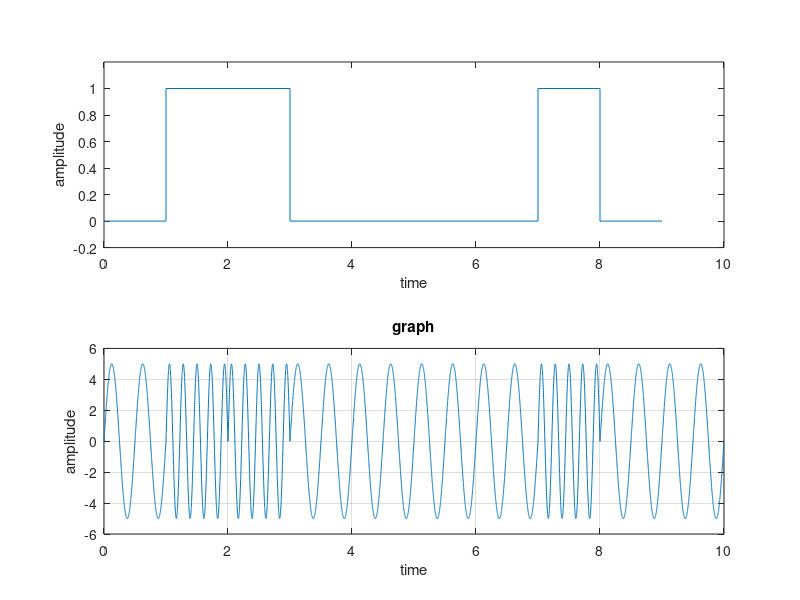

The MATLAB source for this figure:
% continuous phase frequency shif keeying
clc;
close all;
clear all;
x= round(rand(1,10));
t1= 0:0.001:0.999;
s= 5*sin(2*pi*4.5*t1);
s1= 5*sin(2*pi*2*t1);
ask=[]
psk=[]
for i=1:10
	if(x(i)==1)
		ask=[ask s]
	else
		ask=[ask s1]
	end
end
subplot(2,1,1)
stairs(0:9,x)
xlabel('time');
ylabel('amplitude');
axis([0, 10, -0.2,1.2])
subplot(2,1,2);
plot(0:0.001:9.999,ask);
grid on;
title('graph')
xlabel('time');
ylabel('amplitude');


